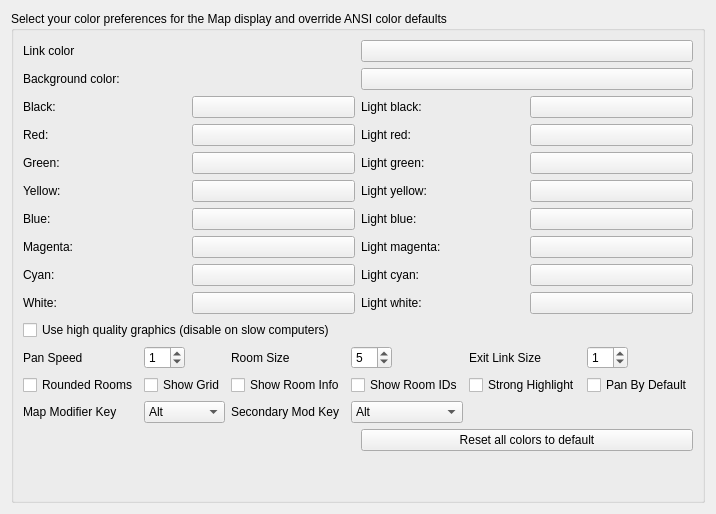
     <widget class="QWidget" name="tab_4">
      <attribute name="title">
       <string>Mapper</string>
      </attribute>
      <layout class="QGridLayout" name="gridLayout_18">
       <item row="0" column="0">
        <widget class="QGroupBox" name="groupBox_14">
         <property name="title">
          <string>Select your color preferences for the Map display and override ANSI color defaults</string>
         </property>
         <layout class="QGridLayout" name="gridLayout_14">
          <item row="0" column="0">
           <widget class="QLabel" name="label_39">
            <property name="text">
             <string>Link color</string>
            </property>
           </widget>
          </item>
          <item row="0" column="1">
           <widget class="QPushButton" name="pushButton_foreground_color_2">
            <property name="autoFillBackground">
             <bool>true</bool>
            </property>
            <property name="styleSheet">
             <string notr="true"/>
            </property>
            <property name="text">
             <string/>
            </property>
           </widget>
          </item>
          <item row="1" column="0">
           <widget class="QLabel" name="label_40">
            <property name="text">
             <string>Background color:</string>
            </property>
           </widget>
          </item>
          <item row="1" column="1">
           <widget class="QPushButton" name="pushButton_background_color_2">
            <property name="autoFillBackground">
             <bool>true</bool>
            </property>
            <property name="text">
             <string/>
            </property>
           </widget>
          </item>
          <item row="4" column="0">
           <layout class="QGridLayout" name="gridLayout_15">
            <item row="0" column="0">
             <widget class="QLabel" name="label_17">
              <property name="text">
               <string>Black:</string>
              </property>
             </widget>
            </item>
            <item row="1" column="0">
             <widget class="QLabel" name="label_42">
              <property name="text">
               <string>Red:</string>
              </property>
             </widget>
            </item>
            <item row="2" column="0">
             <widget class="QLabel" name="label_43">
              <property name="text">
               <string>Green:</string>
              </property>
             </widget>
            </item>
            <item row="4" column="0">
             <widget class="QLabel" name="label_44">
              <property name="text">
               <string>Blue:</string>
              </property>
             </widget>
            </item>
            <item row="5" column="0">
             <widget class="QLabel" name="label_45">
              <property name="text">
               <string>Magenta:</string>
              </property>
             </widget>
            </item>
            <item row="6" column="0">
             <widget class="QLabel" name="label_46">
              <property name="text">
               <string>Cyan:</string>
              </property>
             </widget>
            </item>
            <item row="7" column="0">
             <widget class="QLabel" name="label_47">
              <property name="text">
               <string>White:</string>
              </property>
             </widget>
            </item>
            <item row="0" column="1">
             <widget class="QPushButton" name="pushButton_black_2">
              <property name="autoFillBackground">
               <bool>true</bool>
              </property>
              <property name="text">
               <string/>
              </property>
             </widget>
            </item>
            <item row="1" column="1">
             <widget class="QPushButton" name="pushButton_red_2">
              <property name="autoFillBackground">
               <bool>true</bool>
              </property>
              <property name="text">
               <string/>
              </property>
             </widget>
            </item>
            <item row="2" column="1">
             <widget class="QPushButton" name="pushButton_green_2">
              <property name="autoFillBackground">
               <bool>true</bool>
              </property>
              <property name="text">
               <string/>
              </property>
             </widget>
            </item>
            <item row="3" column="1">
             <widget class="QPushButton" name="pushButton_yellow_2">
              <property name="autoFillBackground">
               <bool>true</bool>
              </property>
              <property name="text">
               <string/>
              </property>
             </widget>
            </item>
            <item row="4" column="1">
             <widget class="QPushButton" name="pushButton_blue_2">
              <property name="autoFillBackground">
               <bool>true</bool>
              </property>
              <property name="text">
               <string/>
              </property>
             </widget>
            </item>
            <item row="5" column="1">
             <widget class="QPushButton" name="pushButton_magenta_2">
              <property name="autoFillBackground">
               <bool>true</bool>
              </property>
              <property name="text">
               <string/>
              </property>
             </widget>
            </item>
            <item row="6" column="1">
             <widget class="QPushButton" name="pushButton_cyan_2">
              <property name="autoFillBackground">
               <bool>true</bool>
              </property>
              <property name="text">
               <string/>
              </property>
             </widget>
            </item>
            <item row="7" column="1">
             <widget class="QPushButton" name="pushButton_white_2">
              <property name="autoFillBackground">
               <bool>true</bool>
              </property>
              <property name="text">
               <string/>
              </property>
             </widget>
            </item>
            <item row="3" column="0">
             <widget class="QLabel" name="label_48">
              <property name="text">
               <string>Yellow:</string>
              </property>
             </widget>
            </item>
           </layout>
          </item>
          <item row="4" column="1">
           <layout class="QGridLayout" name="gridLayout_16">
            <item row="0" column="0">
             <widget class="QLabel" name="label_49">
              <property name="text">
               <string>Light black:</string>
              </property>
             </widget>
            </item>
            <item row="1" column="0">
             <widget class="QLabel" name="label_50">
              <property name="text">
               <string>Light red:</string>
              </property>
             </widget>
            </item>
            <item row="2" column="0">
             <widget class="QLabel" name="label_51">
              <property name="text">
               <string>Light green:</string>
              </property>
             </widget>
            </item>
            <item row="3" column="0">
             <widget class="QLabel" name="label_52">
              <property name="text">
               <string>Light yellow:</string>
              </property>
             </widget>
            </item>
            <item row="4" column="0">
             <widget class="QLabel" name="label_53">
              <property name="text">
               <string>Light blue:</string>
              </property>
             </widget>
            </item>
            <item row="5" column="0">
             <widget class="QLabel" name="label_54">
              <property name="text">
               <string>Light magenta:</string>
              </property>
             </widget>
            </item>
            <item row="6" column="0">
             <widget class="QLabel" name="label_55">
              <property name="text">
               <string>Light cyan:</string>
              </property>
             </widget>
            </item>
            <item row="7" column="0">
             <widget class="QLabel" name="label_56">
              <property name="text">
               <string>Light white:</string>
              </property>
             </widget>
            </item>
            <item row="0" column="1">
             <widget class="QPushButton" name="pushButton_Lblack_2">
              <property name="autoFillBackground">
               <bool>true</bool>
              </property>
              <property name="text">
               <string/>
              </property>
             </widget>
            </item>
            <item row="1" column="1">
             <widget class="QPushButton" name="pushButton_Lred_2">
              <property name="autoFillBackground">
               <bool>true</bool>
              </property>
              <property name="text">
               <string/>
              </property>
             </widget>
            </item>
            <item row="2" column="1">
             <widget class="QPushButton" name="pushButton_Lgreen_2">
              <property name="autoFillBackground">
               <bool>true</bool>
              </property>
              <property name="text">
               <string/>
              </property>
             </widget>
            </item>
            <item row="3" column="1">
             <widget class="QPushButton" name="pushButton_Lyellow_2">
              <property name="autoFillBackground">
               <bool>true</bool>
              </property>
              <property name="text">
               <string/>
              </property>
             </widget>
            </item>
            <item row="4" column="1">
             <widget class="QPushButton" name="pushButton_Lblue_2">
              <property name="autoFillBackground">
               <bool>true</bool>
              </property>
              <property name="text">
               <string/>
              </property>
             </widget>
            </item>
            <item row="5" column="1">
             <widget class="QPushButton" name="pushButton_Lmagenta_2">
              <property name="autoFillBackground">
               <bool>true</bool>
              </property>
              <property name="text">
               <string/>
              </property>
             </widget>
            </item>
            <item row="6" column="1">
             <widget class="QPushButton" name="pushButton_Lcyan_2">
              <property name="autoFillBackground">
               <bool>true</bool>
              </property>
              <property name="text">
               <string/>
              </property>
             </widget>
            </item>
            <item row="7" column="1">
             <widget class="QPushButton" name="pushButton_Lwhite_2">
              <property name="autoFillBackground">
               <bool>true</bool>
              </property>
              <property name="text">
               <string/>
              </property>
             </widget>
            </item>
           </layout>
          </item>
          <item row="10" column="1">
           <widget class="QPushButton" name="reset_colors_button_2">
            <property name="text">
             <string>Reset all colors to default</string>
            </property>
           </widget>
          </item>
          <item row="5" column="0">
           <widget class="QCheckBox" name="mMapperUseAntiAlias">
            <property name="text">
             <string>Use high quality graphics (disable on slow computers)</string>
            </property>
           </widget>
          </item>
          <item row="11" column="0" colspan="2">
           <spacer name="verticalSpacer_4">
            <property name="orientation">
             <enum>Qt::Vertical</enum>
            </property>
            <property name="sizeHint" stdset="0">
             <size>
              <width>20</width>
              <height>40</height>
             </size>
            </property>
           </spacer>
          </item>
          <item row="7" column="0" colspan="2">
           <layout class="QGridLayout" name="gridLayout_3">
            <item row="1" column="2">
             <widget class="QSpinBox" name="panSpeed">
              <property name="sizePolicy">
               <sizepolicy hsizetype="Fixed" vsizetype="Fixed">
                <horstretch>0</horstretch>
                <verstretch>0</verstretch>
               </sizepolicy>
              </property>
              <property name="value">
               <number>1</number>
              </property>
             </widget>
            </item>
            <item row="1" column="4">
             <widget class="QSpinBox" name="roomSize">
              <property name="sizePolicy">
               <sizepolicy hsizetype="Fixed" vsizetype="Fixed">
                <horstretch>0</horstretch>
                <verstretch>0</verstretch>
               </sizepolicy>
              </property>
              <property name="value">
               <number>5</number>
              </property>
             </widget>
            </item>
            <item row="1" column="0">
             <widget class="QLabel" name="label_9">
              <property name="sizePolicy">
               <sizepolicy hsizetype="Fixed" vsizetype="Preferred">
                <horstretch>0</horstretch>
                <verstretch>0</verstretch>
               </sizepolicy>
              </property>
              <property name="text">
               <string>Pan Speed</string>
              </property>
             </widget>
            </item>
            <item row="1" column="3">
             <widget class="QLabel" name="label_10">
              <property name="sizePolicy">
               <sizepolicy hsizetype="Fixed" vsizetype="Preferred">
                <horstretch>0</horstretch>
                <verstretch>0</verstretch>
               </sizepolicy>
              </property>
              <property name="text">
               <string>Room Size</string>
              </property>
             </widget>
            </item>
            <item row="1" column="5">
             <widget class="QLabel" name="label_11">
              <property name="sizePolicy">
               <sizepolicy hsizetype="Fixed" vsizetype="Preferred">
                <horstretch>0</horstretch>
                <verstretch>0</verstretch>
               </sizepolicy>
              </property>
              <property name="text">
               <string>Exit Link Size</string>
              </property>
             </widget>
            </item>
            <item row="1" column="6">
             <widget class="QSpinBox" name="lineSize">
              <property name="sizePolicy">
               <sizepolicy hsizetype="Fixed" vsizetype="Fixed">
                <horstretch>0</horstretch>
                <verstretch>0</verstretch>
               </sizepolicy>
              </property>
              <property name="value">
               <number>1</number>
              </property>
             </widget>
            </item>
            <item row="2" column="0">
             <widget class="QCheckBox" name="bubbles">
              <property name="text">
               <string>Rounded Rooms</string>
              </property>
             </widget>
            </item>
            <item row="2" column="2">
             <widget class="QCheckBox" name="grid">
              <property name="text">
               <string>Show Grid</string>
              </property>
             </widget>
            </item>
            <item row="2" column="3">
             <widget class="QCheckBox" name="showInfo">
              <property name="text">
               <string>Show Room Info</string>
              </property>
             </widget>
            </item>
            <item row="2" column="4">
             <widget class="QCheckBox" name="showRoomIDs">
              <property name="text">
               <string>Show Room IDs</string>
              </property>
             </widget>
            </item>
            <item row="2" column="5">
             <widget class="QCheckBox" name="strongHighlight">
              <property name="text">
               <string>Strong Highlight</string>
              </property>
             </widget>
            </item>
            <item row="2" column="6">
             <widget class="QCheckBox" name="panDefault">
              <property name="text">
               <string>Pan By Default</string>
              </property>
             </widget>
            </item>
            <item row="3" column="0">
             <widget class="QLabel" name="label_12">
              <property name="text">
               <string>Map Modifier Key</string>
              </property>
             </widget>
            </item>
            <item row="3" column="2">
             <widget class="QComboBox" name="mapModKey">
              <item>
               <property name="text">
                <string>Alt</string>
               </property>
              </item>
              <item>
               <property name="text">
                <string>Control</string>
               </property>
              </item>
              <item>
               <property name="text">
                <string>Shift</string>
               </property>
              </item>
             </widget>
            </item>
            <item row="3" column="3">
             <widget class="QLabel" name="label_13">
              <property name="text">
               <string>Secondary Mod Key</string>
              </property>
             </widget>
            </item>
            <item row="3" column="4">
             <widget class="QComboBox" name="mapModSecKey">
              <item>
               <property name="text">
                <string>Alt</string>
               </property>
              </item>
              <item>
               <property name="text">
                <string>Control</string>
               </property>
              </item>
              <item>
               <property name="text">
                <string>Shift</string>
               </property>
              </item>
             </widget>
            </item>
           </layout>
          </item>
         </layout>
        </widget>
       </item>
      </layout>
     </widget>
